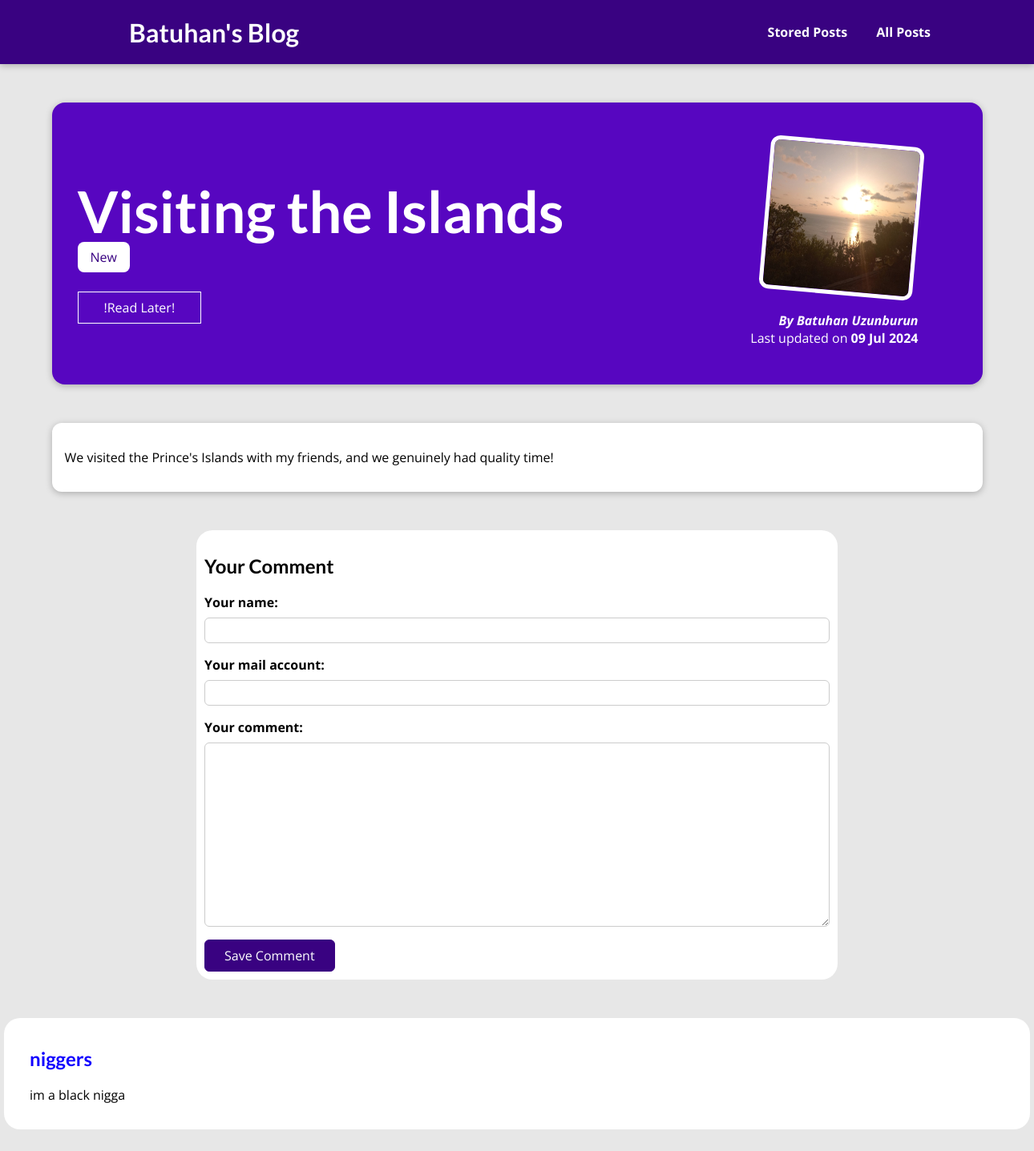
/posts/visiting-the-islands, run on the app's committed database.
### blog/models.py (models this page shows, shortened)
class Post(models.Model):
    title = models.CharField(max_length=200)
    excerpt = models.CharField(max_length=1000)
    image = models.ImageField(upload_to="posts", null=True)
    date = models.DateField(auto_now=True)
    slug = models.SlugField(unique=True, db_index=True)
    content = models.TextField(validators=[MinLengthValidator(10)])
    author = models.ForeignKey(Author, on_delete=models.SET_NULL, null=True, related_name="posts")
    tags = models.ManyToManyField(Tag)

class Tag(models.Model):
    caption = models.CharField(max_length=20)

class Author(models.Model):
    first_name = models.CharField(max_length=50)
    last_name = models.CharField(max_length=50)
    email = models.EmailField(default="")
    def __str__(self):
        return f"{self.first_name} {self.last_name}"

class Comment(models.Model):
    user_name = models.CharField(max_length=100)
    user_email = models.EmailField()
    text = models.TextField(max_length=400)
    post = models.ForeignKey(Post, on_delete=models.CASCADE, related_name="comments", )

### blog/views.py (the view)
# urls.py: path("posts/<slug:slug>", views.SinglePostView.as_view(),
class SinglePostView(View):
    def is_read_later(self, request, post_id):
        stored_posts = request.session.get("stored_posts")
        if stored_posts is not None:
            is_read_later = post_id in stored_posts
        else:
            is_read_later = False
        return is_read_later
    template_name = "blog/post-detail.html"
    model = Post
    def get(self, request, slug):
        post = Post.objects.get(slug=slug)
        context = {
            "post": post,
            "post_tags": post.tags.all(),
            "comment_form": CommentForm(),
            "comments": post.comments.all().order_by("-id"),
            "is_read_later": self.is_read_later(request, post.id)
        }
        return render(request, "blog/post-detail.html", context)
    def post(self, request, slug):
        comment_form = CommentForm(request.POST)
        post = Post.objects.get(slug=slug)
        stored_posts = request.session.get("stored_posts")
        if stored_posts is not None:
            is_read_later = post.id in stored_posts
        else:
            is_read_later = False
        if comment_form.is_valid():
            comment = comment_form.save(commit=False)
            comment.post = post
            comment.save()
            comment_form.save()
            return HttpResponseRedirect(reverse("post-detail", args=[slug]))
        context = {
            "post": post,
            "post_tags": post.tags.all(),
            "comment_form": comment_form,
            "comments": post.comments.all().order_by("-id"),
            "is_read_later": self.is_read_later(request, post.id)
        }
        return render(request, "blog/post-detail.html", context)

### blog/forms.py
class CommentForm(forms.ModelForm):
    class Meta:
        model = Comment
        exclude = ["post"]
        labels = {
            "user_name": "Your name",
            "user_email": "Your mail account",
            "text": "Your comment"
        }

### blog/templates/blog/post-detail.html (shortened to what this page needs)
{% extends 'base.html' %}
{% load static %}
{% block css_files %}
    <link rel="stylesheet" href="{% static 'blog/post-details.css' %}" />
{% endblock %}
{% block content %}
    <section id="summary">
        <h2>{{ post.title }}</h2>
        <div>
            {% for tag in post_tags %}
                <span class="tag">{{ tag.caption }}</span>
            {% endfor %}
        </div>
        <div id="read-later">
            <form action="{% url 'read-later' %}" method="POST">
                <button>
                    {% if is_read_later %}
                        Remove from "Read Later"
                    {% else %}
                        !Read Later!
                    {% endif %}
                </button>
            </form>
        </div>
        <article>
            <img src="{{ post.image.url }}" alt="{{ post.title }}" />
            <address>By <a href="mailto:{{ post.author.email }}">{{ post.author }}</a></address>
            <div>
                Last updated on <time>{{ post.date|date:"d M Y" }}</time>
            </div>
        </article>
    </section>
    <main>
        {{ post.content|linebreaks }}
    </main>
<section id="comment-form" >
    <h2>Your Comment</h2>
        <form action="{% url 'post-detail' post.slug %}" method="POST">
            {% for form_field in comment_form %}
                <div class="form-control {% if form_field.errors %}invalid{% endif %}">
                    {{ form_field.label_tag }}
                    {{ form_field }}
                </div>
            {% endfor %}
            <button>Save Comment</button>
        </form>
</section>
<section id="comments">
    <ul>
        {% for comment in comments %}
        <li>
            <h2>{{ comment.user_name }}</h2>
            <p>{{ comment.text|linebreaks }}</p>
        </li>
        {% endfor %}
    </ul>
</section>
{% endblock %}

### templates/base.html (shortened to what this page needs)
{% load static %}
<!DOCTYPE html>
<html lang="en">
<head>
    <link rel="stylesheet" href="{% static 'app.css' %}">
    {% block css_files %} {% endblock %}
</head>
<body>
    <header id="main-navigation">
        <h1><a href="{% url 'starting-page' %}">Batuhan's Blog</a></h1>
        <nav>
            <a href="{% url 'read-later' %}">Stored Posts</a>
            <a href="{% url 'posts' %}">All Posts</a>
        </nav>
    </header>
    {% block content %}
    {% endblock %}
</body>
</html>

### static/app.css (style rules this page uses)
* { box-sizing: border-box; }
html { font-family: 'Open Sans', 'Lato', sans-serif; }
body { margin: 0; }
h1, h2, h3 { font-family: 'Lato', sans-serif; font-weight: bold; }
#main-navigation { width: 100%; height: 5rem; display: flex; justify-content: space-between; align-items: center; padding: 0 10%; position: absolute; top: 0; left: 0; }
#main-navigation a { text-decoration: none; color: white; font-weight: bold; margin-left: 2rem; }

### blog/static/blog/post-details.css (style rules this page uses)
body { background-color: #e7e7e7; }
#main-navigation { background-color: #390281; box-shadow: 0 2px 8px rgba(0, 0, 0, 0.25); }
#summary { margin: 8rem auto 3rem auto; padding: 2rem; width: 90%; max-width: 90rem; border-radius: 16px; background-color: #5706c0; position: relative; box-shadow: 0 2px 8px rgba(0, 0, 0, 0.25); height: 22rem; }
#summary h2 { color: white; font-size: 4.5rem; margin-bottom: 0.25rem; }
#summary article { position: absolute; top: 2rem; right: 3rem; padding: 1rem 2rem; border-radius: 12px; text-align: right; color: white; }
#summary article img { width: 12rem; height: 12rem; border-radius: 12px; transform: rotateZ(5deg); border: 5px solid white; margin-bottom: 1rem; }
#summary address { font-weight: bold; }
#summary a { color: white; text-decoration: none; }
#summary time { font-weight: bold; }
#comment-form { padding: 10px; margin: 3rem auto; width: 50rem; max-width: 50rem; border-radius: 20px; background-color: white; box-shadow: 0 2px 8px rgba(0, 0, 0,); }
#comment-form button { font: inherit; background-color: #390281; color: white; border: 1px solid #390281; padding: 0.5rem 1.5rem; border-radius: 6px; cursor: pointer; }
main { width: 90%; max-width: 90rem; margin: 3rem auto; background-color: white; padding: 1rem; border-radius: 12px; box-shadow: 0 2px 8px rgba(0, 0, 0, 0.25); }
.tag { background-color: white; color: #390281; padding: 0.5rem 1rem; border-radius: 8px; }
.form-control { margin-bottom: 1rem; }
.form-control label { font-weight: bold; margin-bottom: 0.5rem; display: block; }
.form-control input, .form-control textarea { display: block; width: 100%; font: inherit; padding: 0.25rem; border-radius: 6px; border: 1px solid #ccc; }
#comments { padding: 1rem 2rem; margin: 3rem auto; width: 80rem; border-radius: 20px; background-color: white; box-shadow: 0 2px 8px rgba(0, 0, 0,); }
#comments ul { list-style: none; margin: 0; padding: 0; }
#comments li { margin-bottom: 1rem; border-bottom: 2px solid #ccc; }
#comments li:last-of-type { border-bottom: none; }
#comments h2 { color: #1100ff; }
#read-later { margin: 2rem 0; }
#read-later button { background-color: transparent; border: 1px solid white; padding: 0.5rem 2rem; font: inherit; color: white; cursor: pointer; }

### data on the page
Post: title "Visiting the Islands", image (picture), author "Batuhan Uzunburun", date "09 Jul 2024", content "We visited the Prince's Islands with my friends, and we genuinely had quality time!"
Tag: caption "New"
Comment: user_name "niggers", text "im a black nigga"
